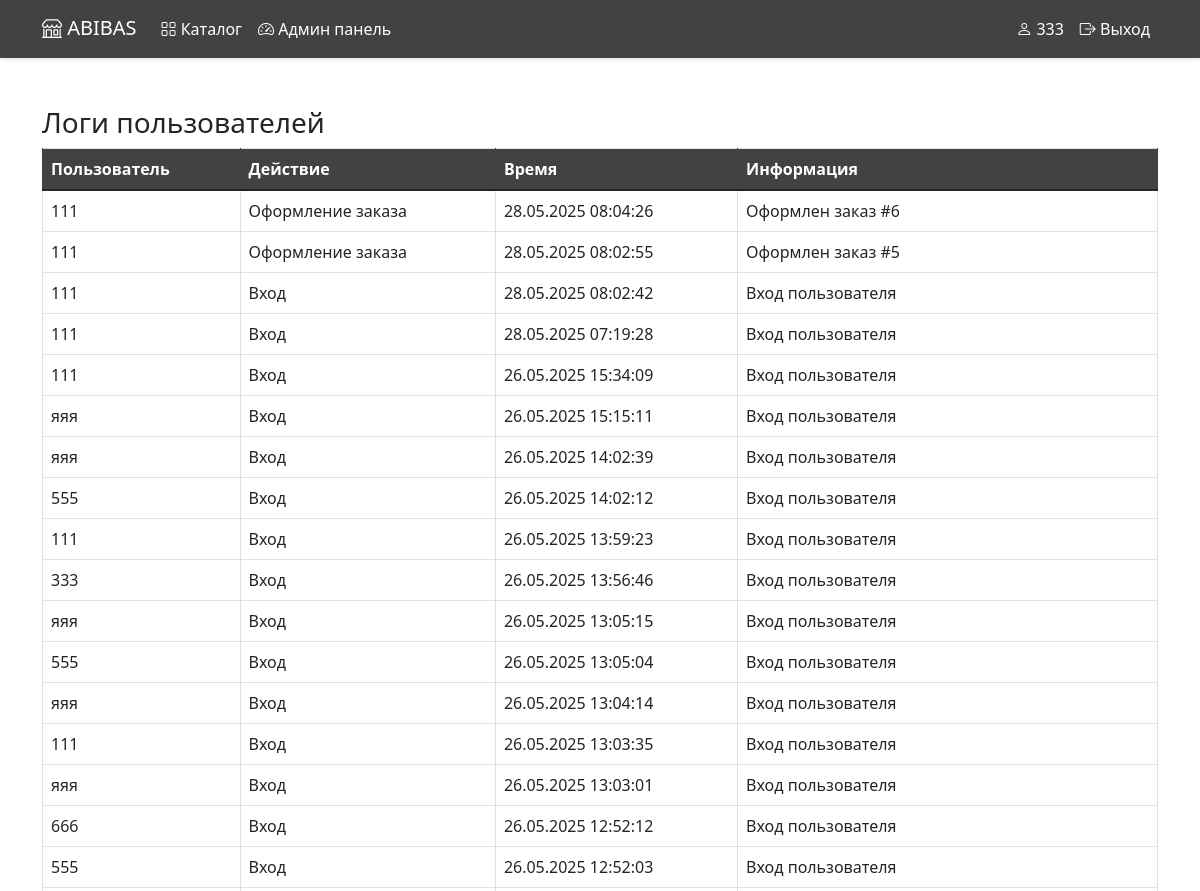
Page /dashboard/userlogs/ (signed in, upper part) on the earlier database version.
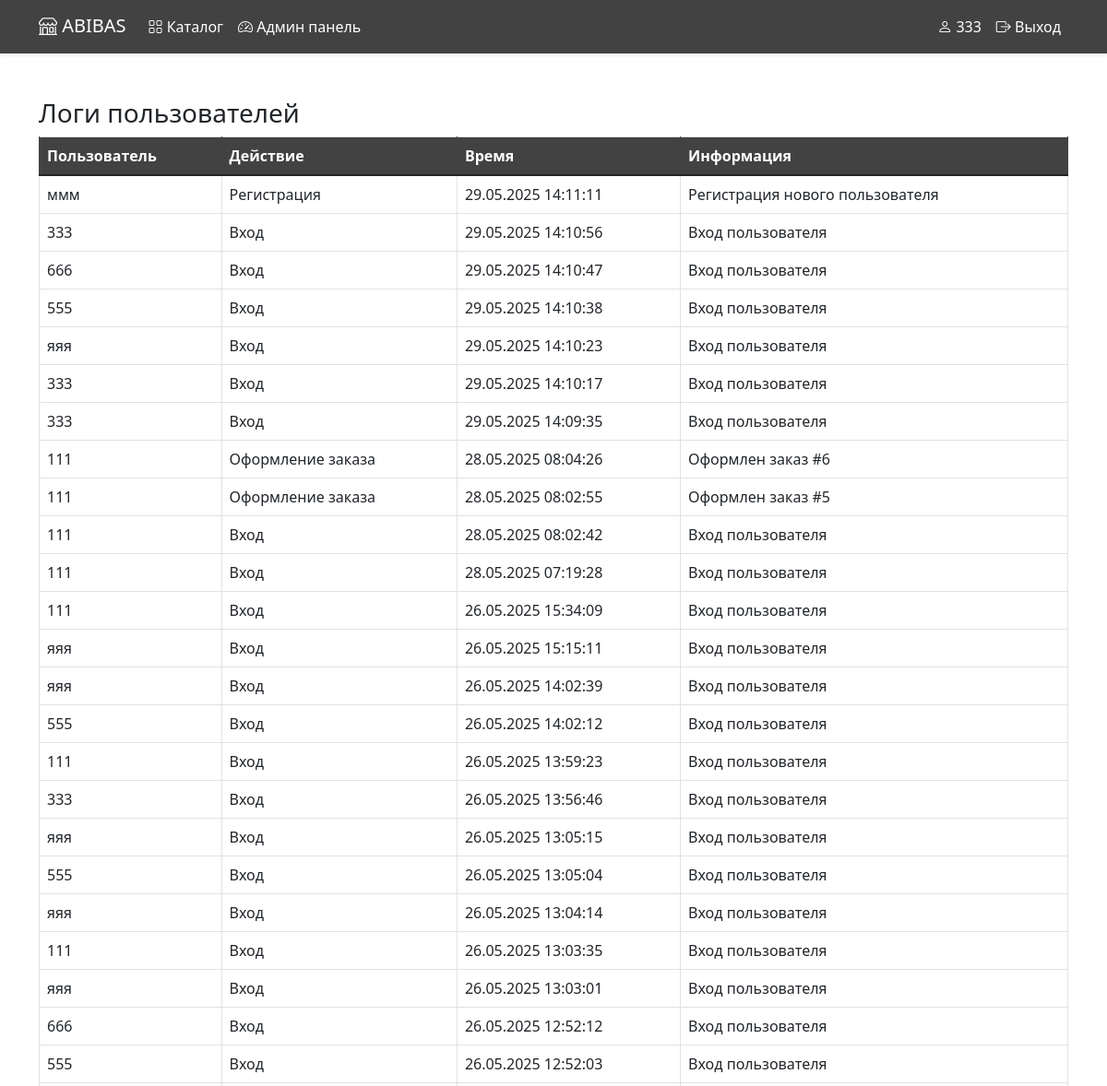
Same page on the later database version.
### abibas/models.py (models this page shows, shortened)
class UserLog(models.Model):
    ACTION_CHOICES = [
        ('login', 'Вход'),
        ('register', 'Регистрация'),
        ('order', 'Оформление заказа'),
    ]
    user = models.ForeignKey(User, on_delete=models.CASCADE, null=True, blank=True)  # Пользователь
    action = models.CharField(max_length=20, choices=ACTION_CHOICES)  # Действие
    timestamp = models.DateTimeField(auto_now_add=True)  # Время действия
    info = models.TextField(blank=True)  # Доп. информация

class User(AbstractUser):
    ROLE_CHOICES = [
        ('user', 'Пользователь'),
        ('seller', 'Продавец'),
        ('warehouse', 'Складовщик'),
        ('admin', 'Администратор'),
    ]
    role = models.CharField(max_length=20, choices=ROLE_CHOICES, default='user')  # Роль
    phone = models.CharField(max_length=20, blank=True, null=True)  # Телефон
    address = models.TextField(blank=True, null=True)  # Адрес
    avatar = models.ImageField(upload_to='avatars/', blank=True, null=True)  # Аватар
    class Meta:
        verbose_name = 'Пользователь'
        verbose_name_plural = 'Пользователи'

### abibas/views.py (the view)
# urls.py: path('dashboard/userlogs/', views.userlog_list, name='dashboard_userlog_list'),
@user_passes_test(is_admin)
def userlog_list(request):
    logs = UserLog.objects.select_related('user').order_by('-timestamp')[:200]
    return render(request, 'abibas/dashboard_userlog_list.html', {'logs': logs})

### abibas/views.py (called while the page is built)
def is_admin(user):
    return user.role == 'admin'

### abibas/templates/abibas/dashboard_userlog_list.html
{% extends 'abibas/dashboard.html' %}
{% block content %}
<div class="container mt-4">
    <h3>Логи пользователей</h3>
    <table class="table table-bordered">
        <thead>
            <tr>
                <th>Пользователь</th>
                <th>Действие</th>
                <th>Время</th>
                <th>Информация</th>
            </tr>
        </thead>
        <tbody>
            {% for log in logs %}
            <tr>
                <td>{{ log.user }}</td>
                <td>{{ log.get_action_display }}</td>
                <td>{{ log.timestamp|date:'d.m.Y H:i:s' }}</td>
                <td>{{ log.info }}</td>
            </tr>
            {% endfor %}
        </tbody>
    </table>
</div>
{% endblock %}

Differences in the rows shown:
added UserLog: user "ммм", action "Регистрация", timestamp "29.05.2025 14:11:11", info "Регистрация нового пользователя"
added UserLog: user "333", action "Вход", timestamp "29.05.2025 14:10:56", info "Вход пользователя"
added UserLog: user "666", action "Вход", timestamp "29.05.2025 14:10:47", info "Вход пользователя"
added UserLog: user "555", action "Вход", timestamp "29.05.2025 14:10:38", info "Вход пользователя"
added UserLog: user "яяя", action "Вход", timestamp "29.05.2025 14:10:23", info "Вход пользователя"
added UserLog: user "333", action "Вход", timestamp "29.05.2025 14:10:17", info "Вход пользователя"
added UserLog: user "333", action "Вход", timestamp "29.05.2025 14:09:35", info "Вход пользователя"
